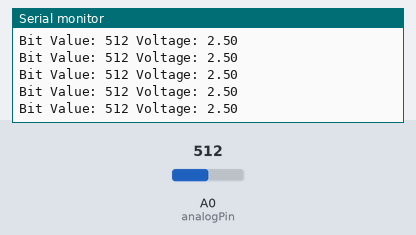
This sketch was run on a simulated Arduino Uno, built with avr-gcc and run on an emulated ATmega328P. On the bench: the last lines printed to the serial monitor. The inputs (shaded band) are chosen by the test bench; at power-on: A0 (analogPin) = 512.

Above: at 1.2 s.
1.3 s: A0 (analogPin) set to 105
At 1.8 s:
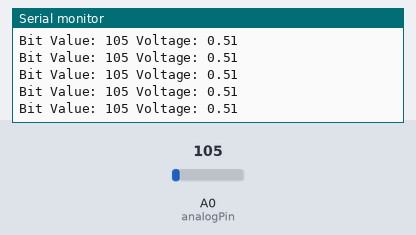
2.8 s: A0 (analogPin) set to 89
At 3.3 s:
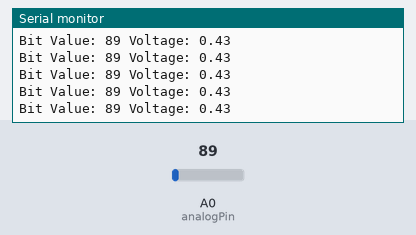
11.8 s: A0 (analogPin) set to 8
At 12.7 s:
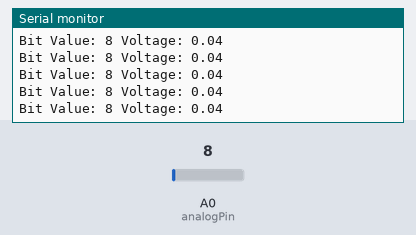
14.8 s: A0 (analogPin) set to 11
At 15.3 s:
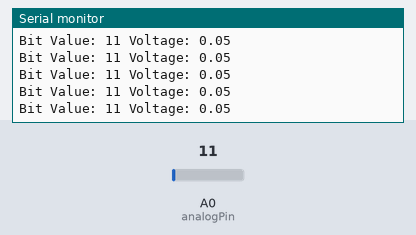
Timing chart, 0 to 17.3 s (numbered marks = the images above; inputs shaded):
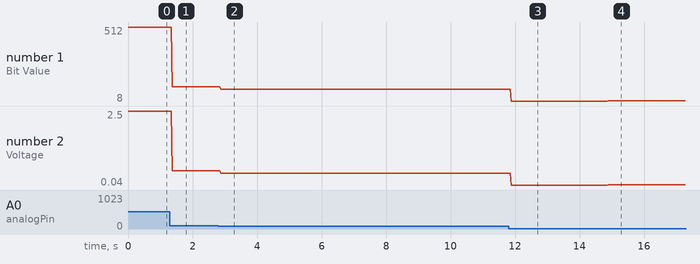

Measured:
- after the input at 1.3 s, the serial monitor: prints a new line after 0.07 s (image 1)
- after the input at 2.8 s, the serial monitor: prints a new line after 0.07 s (image 2)
- after the input at 11.8 s, the serial monitor: prints a new line after 0.09 s (image 3)
- after the input at 14.8 s, the serial monitor: prints a new line after 0.09 s (image 4)
- plotted number 1: 512 → 105 after the input at 1.3 s, 105 → 89 after the input at 2.8 s, 89 → 8 after the input at 11.8 s, 8 → 11 after the input at 14.8 s
- plotted number 2: 2.5 → 0.51 after the input at 1.3 s, 0.51 → 0.43 after the input at 2.8 s, 0.43 → 0.04 after the input at 11.8 s, 0.04 → 0.05 after the input at 14.8 s

The sketch:

er_and_display_bit-value_and_voltage_value_on_serial_monitor.ino
```cpp
/*
  Connect potentiometer and display bit-value and voltage value on serial monitor

  This program reads the bit value of the value of analog pin AO and converts it to a voltage, both values are then displayed on the serial monitor.

  This program makes use of int, Serial.begin, analogRead, Serial.print, float, and Serial.println.
*/

// Variables
int analogPin = A0; // Creates a variable called "analogPin" and set it to correspond to the analog pin A0.
int val = 0; // Creates a variable called "val" and sets its value to 0.

// The setup function runs once when you press reset or power the board.
void setup() {
  Serial.begin(9600); // Set the data rate in bits per second to 9600 for serial data transmission.
}

// The loop function runs over and over again forever.
void loop() {
  val = analogRead(analogPin); // Sets the value of the variable "val" into the read value of analog pin A0.
  Serial.print("Bit Value: "); // Prints in the serial monitor the statement "Bit Value: ".
  Serial.print(val); // Prints in the serial monitor the value of the variable "val".

  float volt = val/204.6; // Creates a variable, that can be set as a number which has decimal points, called "volt" and sets its value to the quotient of the variable "val" and 204.6.

  Serial.print(" Voltage: "); // Prints in the serial monitor the statement " Voltage: ".
  Serial.println(volt); // Prints in the serial monitor the value of the variable "volt".
}
```
